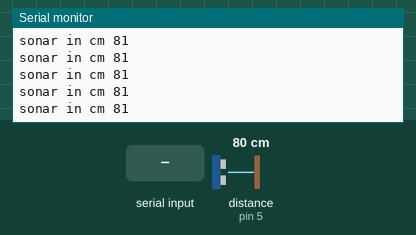
Bench run of a sketch on a simulated Arduino Uno, built with avr-gcc and run on an emulated ATmega328P. Shown: the last lines printed to the serial monitor. The test bench sets the inputs (shaded band); at power-on: distance to the obstacle (sensor on pin 5) 80 cm.

Above: at 6.2 s.
6.3 s: distance to the obstacle (sensor on pin 5) set to 2 cm
At 6.63 s:
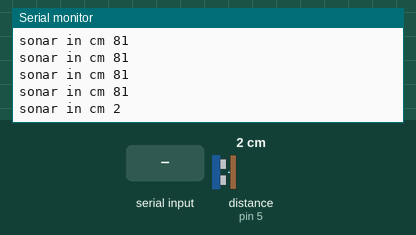
9.3 s: "b" received over Serial
At 9.4 s:
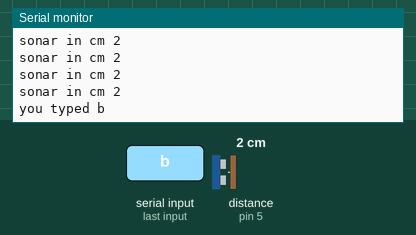
10.8 s: "f" received over Serial
At 10.81 s:
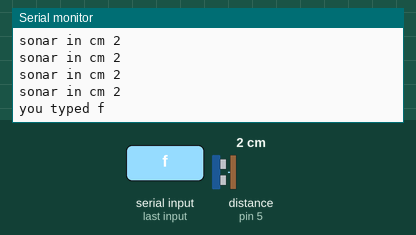
12.3 s: distance to the obstacle (sensor on pin 5) set to 35 cm
At 12.47 s:
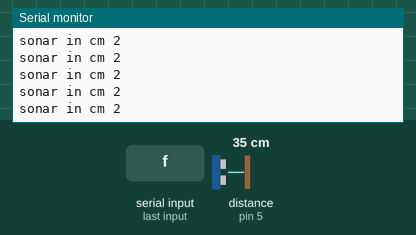
15.3 s: "l" received over Serial
16.9 s: "r" received over Serial
Timing chart, 0 to 19.4 s (numbered marks = the images above; inputs shaded):
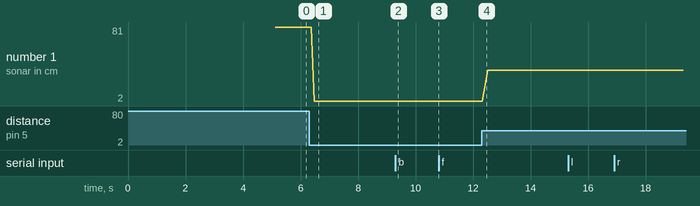

Measured:
- after the input at 6.3 s, the serial monitor: prints a new line after 0.18 s (image 1)
- after the input at 9.3 s, the serial monitor: prints a new line after 0.09 s (image 2)
- after the input at 10.8 s, the serial monitor: prints a new line at once (image 3)
- plotted number 1: 81 → 2 after the input at 6.3 s, 2 → 35 after the input at 12.3 s

The sketch:

phase1half_ultrasonic_template.ino
```cpp
//This is a template for Phase 0.5
//You are free to revise this template for your robot
//Ultrasonic controlled
//Robot actions are taken in a subroutine RobotAction()
//RobotAction() takes two parameters: an ASCII word 'r', time duration in us
//Function RobotAction() is incomplete. You need to complete it.
//phase 0.5 of term project
//Revised by Jianjian Song
//Date: October 5, 2017

//Function to drive the robot forward and backward
//Function to spin the robot left and right
//Function to turn the robot left and right
//Function to open and close the gripper
//Stop function that works by command to stop the robot.
//Function to stop the robot if a sensor detects an object
//or obstacle in front of the robot.

#include <Servo.h>      // Include servo library
#include <NewPing.h>
Servo LeftWheel;        // Declare left servo signal
Servo RightWheel;       // Declare right servo signal
Servo Grabber;

#define GrabberControl 11
#define LeftWheelControl 12
#define RightWheelControl 13
#define STOP 1500  //microseconds
#define COUNTERCLOCKWISE  1700
#define CLOCKWISE  1300
#define GRABBING 180 //degrees to close grabber
 #define RELEASE  0   //degree to open grabber

#define SonarPin 5
#define MAX_DISTANCE 200
NewPing mySonar(SonarPin,SonarPin,MAX_DISTANCE);
#define STOPDISTANCE 30 // in cm

#define BaudRate 9600
int sonar_distance_cm;
void setup()
{

  Serial.begin(BaudRate);
 //define pins and attach servos

  sonar_distance_cm = mySonar.ping_cm();
  Serial.print("sonar distance=");
  Serial.println(sonar_distance_cm);
  RobotAction('r', 1000);
  RobotAction('l', 1000);
  RobotAction('s', 1000);
  RobotAction('c', 1000);
  RobotAction('o', 1000);
  Serial.println("Press a key and click"); // User prompt
  Serial.println("Send to start servo...");
 }

void loop()
{
 int Receivedkey;
 int distance;

    while(Serial.available() != 0) {
    Receivedkey = Serial.read(); // read stored ASCII keyword
    Serial.print("you typed "); Serial.write(Receivedkey);
    Serial.println(" ");
    }
   distance = mySonar.ping_cm();
   delay(100);
   Serial.print("sonar in cm "); Serial.println(distance);
   if(distance<STOPDISTANCE&&distance!=0)
        RobotAction('s', 100);
   else RobotAction(Receivedkey, 100);

}
void RobotAction(int key, int duration) {

  switch(key) {
 case 'b': {

  delay(duration);
  break;
  }
 case 'f': {  //forward movement
    LeftWheel.writeMicroseconds(CLOCKWISE);
    RightWheel.writeMicroseconds(COUNTERCLOCKWISE);
    delay(duration);
    break;
  }
 case 'l': { //left turn

    delay(duration);
    break;
  }
 case 'r': {  //right turn

    delay(duration);
    break;
    }
 case 's': {  //stop servos
    LeftWheel.writeMicroseconds(STOP);

    delay(duration);
    break;
    }
 case 'o': { //open grabber

       delay(duration);
      break;
    }
case 'c': { //close grabber
       Grabber.write(GRABBING);
       delay(duration);
      break;
    }
 }  //end switch()
} //RobotAction()
```
